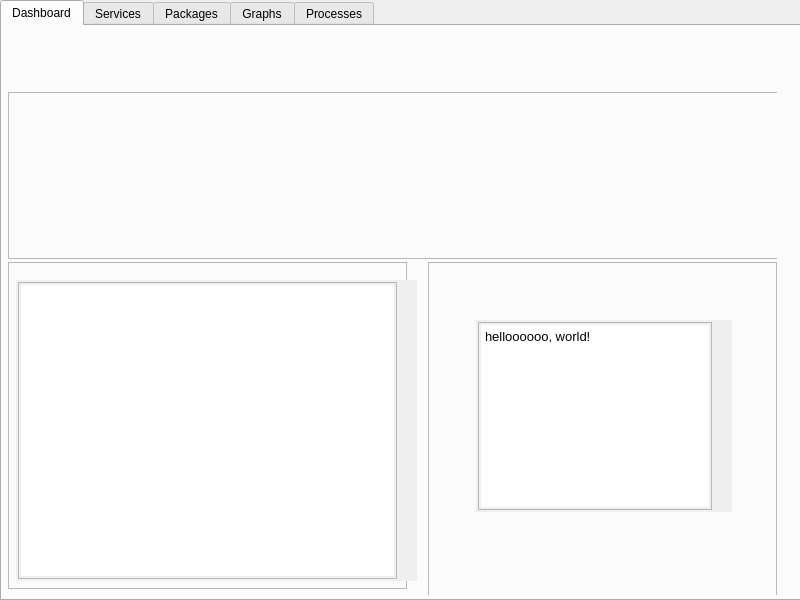
<?xml version="1.0" encoding="UTF-8"?>
<ui version="4.0">
 <class>MainWindow</class>
 <widget class="QMainWindow" name="MainWindow">
  <property name="geometry">
   <rect>
    <x>0</x>
    <y>0</y>
    <width>800</width>
    <height>600</height>
   </rect>
  </property>
  <property name="windowTitle">
   <string>Saif</string>
  </property>
  <widget class="QWidget" name="centralwidget">
   <widget class="QTabWidget" name="Fizz">
    <property name="geometry">
     <rect>
      <x>0</x>
      <y>0</y>
      <width>801</width>
      <height>601</height>
     </rect>
    </property>
    <property name="minimumSize">
     <size>
      <width>0</width>
      <height>601</height>
     </size>
    </property>
    <property name="autoFillBackground">
     <bool>false</bool>
    </property>
    <property name="styleSheet">
     <string notr="true">padding: 2px;
margin: 2px;
margin-right: 20px;</string>
    </property>
    <property name="currentIndex">
     <number>0</number>
    </property>
    <widget class="QWidget" name="dashboard">
     <attribute name="title">
      <string>Dashboard</string>
     </attribute>
     <widget class="QFrame" name="usage_MainFrame">
      <property name="geometry">
       <rect>
        <x>0</x>
        <y>60</y>
        <width>801</width>
        <height>171</height>
       </rect>
      </property>
      <property name="autoFillBackground">
       <bool>false</bool>
      </property>
      <property name="frameShape">
       <enum>QFrame::StyledPanel</enum>
      </property>
      <property name="frameShadow">
       <enum>QFrame::Raised</enum>
      </property>
     </widget>
     <widget class="QFrame" name="systemInfo_MainFrame">
      <property name="geometry">
       <rect>
        <x>0</x>
        <y>230</y>
        <width>421</width>
        <height>331</height>
       </rect>
      </property>
      <property name="autoFillBackground">
       <bool>false</bool>
      </property>
      <property name="frameShape">
       <enum>QFrame::StyledPanel</enum>
      </property>
      <property name="frameShadow">
       <enum>QFrame::Raised</enum>
      </property>
      <widget class="QTextBrowser" name="systemInfo">
       <property name="geometry">
        <rect>
         <x>10</x>
         <y>20</y>
         <width>401</width>
         <height>301</height>
        </rect>
       </property>
       <property name="autoFillBackground">
        <bool>true</bool>
       </property>
       <property name="styleSheet">
        <string notr="true">background-image: url(:/images/simpsons.jpg)</string>
       </property>
       <property name="html">
        <string>&lt;!DOCTYPE HTML PUBLIC &quot;-//W3C//DTD HTML 4.0//EN&quot; &quot;http://www.w3.org/TR/REC-html40/strict.dtd&quot;&gt;
&lt;html&gt;&lt;head&gt;&lt;meta name=&quot;qrichtext&quot; content=&quot;1&quot; /&gt;&lt;style type=&quot;text/css&quot;&gt;
p, li { white-space: pre-wrap; }
&lt;/style&gt;&lt;/head&gt;&lt;body style=&quot; font-family:'Noto Sans'; font-size:10pt; font-weight:400; font-style:normal;&quot;&gt;
&lt;p style=&quot;-qt-paragraph-type:empty; margin-top:0px; margin-bottom:0px; margin-left:0px; margin-right:0px; -qt-block-indent:0; text-indent:0px;&quot;&gt;&lt;br /&gt;&lt;/p&gt;&lt;/body&gt;&lt;/html&gt;</string>
       </property>
      </widget>
     </widget>
     <widget class="QFrame" name="network_MainFrame">
      <property name="geometry">
       <rect>
        <x>420</x>
        <y>230</y>
        <width>371</width>
        <height>341</height>
       </rect>
      </property>
      <property name="autoFillBackground">
       <bool>false</bool>
      </property>
      <property name="frameShape">
       <enum>QFrame::StyledPanel</enum>
      </property>
      <property name="frameShadow">
       <enum>QFrame::Raised</enum>
      </property>
      <widget class="QTextBrowser" name="networkDetails">
       <property name="geometry">
        <rect>
         <x>50</x>
         <y>60</y>
         <width>256</width>
         <height>192</height>
        </rect>
       </property>
       <property name="html">
        <string>&lt;!DOCTYPE HTML PUBLIC &quot;-//W3C//DTD HTML 4.0//EN&quot; &quot;http://www.w3.org/TR/REC-html40/strict.dtd&quot;&gt;
&lt;html&gt;&lt;head&gt;&lt;meta name=&quot;qrichtext&quot; content=&quot;1&quot; /&gt;&lt;style type=&quot;text/css&quot;&gt;
p, li { white-space: pre-wrap; }
&lt;/style&gt;&lt;/head&gt;&lt;body style=&quot; font-family:'Noto Sans'; font-size:10pt; font-weight:400; font-style:normal;&quot;&gt;
&lt;p style=&quot; margin-top:0px; margin-bottom:0px; margin-left:0px; margin-right:0px; -qt-block-indent:0; text-indent:0px;&quot;&gt;helloooooo, world!&lt;/p&gt;&lt;/body&gt;&lt;/html&gt;</string>
       </property>
       <property name="source">
        <url>
         <string>file:///home/saif/Desktop/Folders/University/OS/Project/resources/qrcFiles/text/text.txt</string>
        </url>
       </property>
      </widget>
     </widget>
    </widget>
    <widget class="QWidget" name="services">
     <attribute name="title">
      <string>Services</string>
     </attribute>
    </widget>
    <widget class="QWidget" name="packages">
     <attribute name="title">
      <string>Packages</string>
     </attribute>
    </widget>
    <widget class="QWidget" name="graph">
     <attribute name="title">
      <string>Graphs</string>
     </attribute>
    </widget>
    <widget class="QWidget" name="processes">
     <attribute name="title">
      <string>Processes</string>
     </attribute>
    </widget>
   </widget>
  </widget>
  <action name="actionHello">
   <property name="text">
    <string>Hello!</string>
   </property>
  </action>
  <action name="actionHello_2">
   <property name="text">
    <string>Hello!</string>
   </property>
  </action>
 </widget>
 <resources/>
 <connections/>
</ui>
